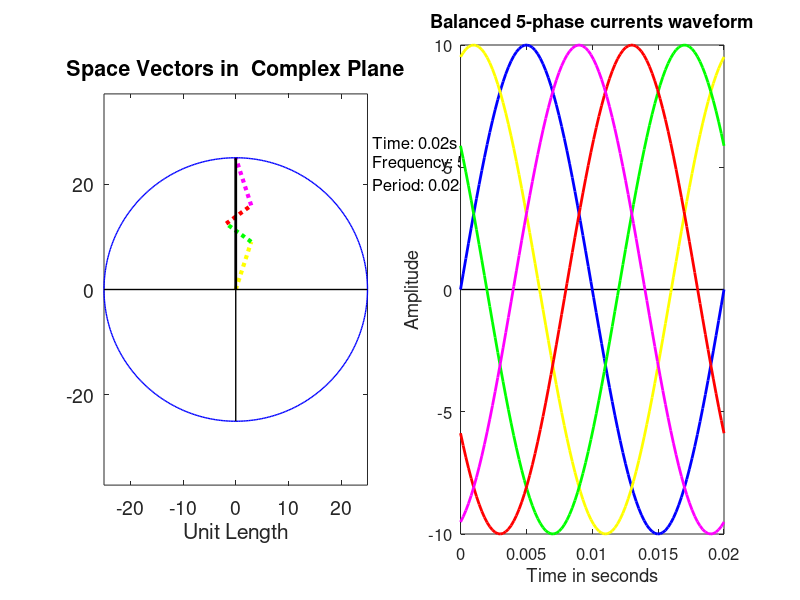

The MATLAB script that drew this image:
% File name: PhasorAnimation.m
% Author: CHAN Yun Sang, Ethan; CHAN Ho Kwan, Tony; SIU Pui Yin, Benji
% Department of Electrical Engineering, The Hong Kong Polytechnic
% University
% Email: ethan.ys.chan@connect.polyu.hk
% Demonstration program: Phasor and space vector

clear all
close all
clc

% SETUP ===================================================================
% all physical quantities in S.I. units unless stated otherwise
h=msgbox({'Author: CHAN Yun Sang, Ethan; CHAN Ho Kwan, Tony; SIU Pui Yin, Benji','','Department of Electrical Engineering, The Hong Kong Polytechnic University','','Demonstration program: Phasor and space vector'},"Copyright Information","modal");
uiwait(h);
prompt = {'Enter the AC line frequency (Default is 50Hz)','How many seconds do you want the simulation to run? (Default is 0.02 seconds)' };
dlgtitle = 'AC Line frequency & Simulation Runtime';
dims = [1 80];
definput = {'50','0.02'};
user_input = inputdlg(prompt,dlgtitle,dims,definput);
A = 10;                     % Amplitude of the AC Voltage
%f=50;                        % Freqeuency of the AC signal
f_num=str2double(user_input(1,1));
runtime_num=str2double(user_input(2,1));
T=1/f_num;
N = 100;                   % Number of frames for animation; smaller the value, the more triagular the sinewave will be
dummy=2.5;
t = linspace(0,runtime_num,100);                  % time increment
v = A .* sin(2*pi*t/T);     % Mathmatic function of the AC Waveform
V1 = A .* sin(2*pi*t/T+2*pi/5*1);  % phase shift forward 72 degree
V2 = A .* sin(2*pi*t/T+2*pi/5*2);  % phase shift forward 144 degree
V3 = A .* sin(2*pi*t/T+2*pi/5*3);  % phase shift forward 216 degree
V4 = A .* sin(2*pi*t/T+2*pi/5*4);  % phase shift forward 288 degree
Phase_Num= [0:4];
real=cos(2*pi/5.*Phase_Num);
imaginary=sin(2*pi/5.*Phase_Num);

% GRAPHICS ================================================================
%   Setup for plot window
figure('Name','Phasor & Vector Time Domain Plotting','NumberTitle','off')
set(gcf,'units','normalized'); 
set(gcf,'position',[0.1 0.1 0.8 0.6]);
set(gcf,'Color',[1 1 1]);
set(gca,'FontSize',12);


% circle
p = linspace(0,2*pi,500);
xc = dummy*A .* cos(p);  % Horizontal Parameter of Circle_Voltage
yc = dummy*A .* sin(p);  % Vertical Parameter of Circle_Voltage


for c = 1 : N
   hold off
   %Circle Voltage
   
   subplot(1,2,1);

   plot([0 v(c)*real(1)],[0 v(c)*imaginary(1)],'lineWidth',3,'Color',[0 0 1], 'LineStyle',':'); % Tracking line of circle (Blue) degree:0
   hold on
   plot([v(c)*real(1) v(c)*real(1)+V1(c)*real(2)],[v(c)*imaginary(1) v(c)*imaginary(1)+V1(c)*imaginary(2)],'lineWidth',3,'Color',[1 1 0], 'LineStyle',':'); % Tracking line of circle (yellow) degree:72

   plot([v(c)*real(1)+V1(c)*real(2) v(c)*real(1)+V1(c)*real(2)+V2(c)*real(3)],[v(c)*imaginary(1)+V1(c)*imaginary(2) v(c)*imaginary(1)+V1(c)*imaginary(2)+V2(c)*imaginary(3)],'lineWidth',3,'Color',[0 1 0], 'LineStyle',':');% Tracking line of circle (yellow) degree:144

   plot([v(c)*real(1)+V1(c)*real(2)+V2(c)*real(3) v(c)*real(1)+V1(c)*real(2)+V2(c)*real(3)+V3(c)*real(4)],[v(c)*imaginary(1)+V1(c)*imaginary(2)+V2(c)*imaginary(3) v(c)*imaginary(1)+V1(c)*imaginary(2)+V2(c)*imaginary(3)+V3(c)*imaginary(4)],'lineWidth',3,'Color',[1 0 0], 'LineStyle',':'); % Tracking line of circle (green) degree:216

   plot([v(c)*real(1)+V1(c)*real(2)+V2(c)*real(3)+V3(c)*real(4) v(c)*real(1)+V1(c)*real(2)+V2(c)*real(3)+V3(c)*real(4)+V4(c)*real(5)],[v(c)*imaginary(1)+V1(c)*imaginary(2)+V2(c)*imaginary(3)+V3(c)*imaginary(4) v(c)*imaginary(1)+V1(c)*imaginary(2)+V2(c)*imaginary(3)+V3(c)*imaginary(4)+V4(c)*imaginary(5)],'lineWidth',3,'Color',[1 0 1], 'LineStyle',':'); % Tracking line of circle (Red) degree:288
   
   plot([0 v(c)*real(1)+V1(c)*real(2)+V2(c)*real(3)+V3(c)*real(4)+V4(c)*real(5)],[0 v(c)*imaginary(1)+V1(c)*imaginary(2)+V2(c)*imaginary(3)+V3(c)*imaginary(4)+V4(c)*imaginary(5)],'lineWidth',2,'Color',[0 0 0]); % Tracking line of circle (Black) combined

   plot(xc,yc,'b','lineWidth',1);  % Perimeter of circle
   title('Space Vectors in  Complex Plane')
   xlabel('Unit Length');
   xP = [0 0]; yP = [-A*dummy A*dummy]; % Background vertical coordinate axis of circle
   plot(xP,yP,'k','LineWidth',1);

   xP = [-A*dummy A*dummy]; yP = [0 0];  % Background horizontal coordinate axis of circle
   plot(xP,yP,'k','LineWidth',1);
   
   hold off
   set(gca,'FontSize',14);
   txtTime = ['Time: ' num2str(t(c)) 's'];
   txtFrequency = ['Frequency: ' num2str(f_num) 'Hz'];
   txtPeriod = ['Period: ' num2str(T) 's'];
   text(26,28,txtTime,'FontSize',12);
   text(26,24,txtFrequency,'FontSize',12);
   text(26,20,txtPeriod,'FontSize',12);
   axis equal
   axis on

  % Sin wave Voltage 
  subplot(1,2,2);
   
   xP = [0 t(end)]; yP = [0 0]; %Background horizontal axis of sin wave, [start point, end point]
   plot(xP,yP,'k','LineWidth',1);
   hold on
   
   xlabel('Time in seconds')
   ylabel('Amplitude')
   
   title('Balanced 5-phase currents waveform')
   xP = t(1:c); yP = v(1:c); % Horizontal component of sin wave (blue trcking line)
   plot(xP,yP,'b','LineWidth',2); 

   yP2 = V1(1:c); % Horizontal component of sin wave (yellow trcking line)
   plot(xP,yP2,'y','LineWidth',2); 

   yP3 = V2(1:c); % Horizontal component of sin wave (green trcking line)
   plot(xP,yP3,'g','LineWidth',2); 

   yP4 = V3(1:c); % Horizontal component of sin wave (Red trcking line)
   plot(xP,yP4,'r','LineWidth',2); 

   yP5 = V4(1:c); % Horizontal component of sin wave (pink trcking line)
   plot(xP,yP5,'m','LineWidth',2); 


   hold off
   set(gca,'FontSize',12);
   axis on
   pause(0.001) % Delay 

end
h1=msgbox({'Simulation completed successfully! You may now close the window.'},"Simulation End","modal");
